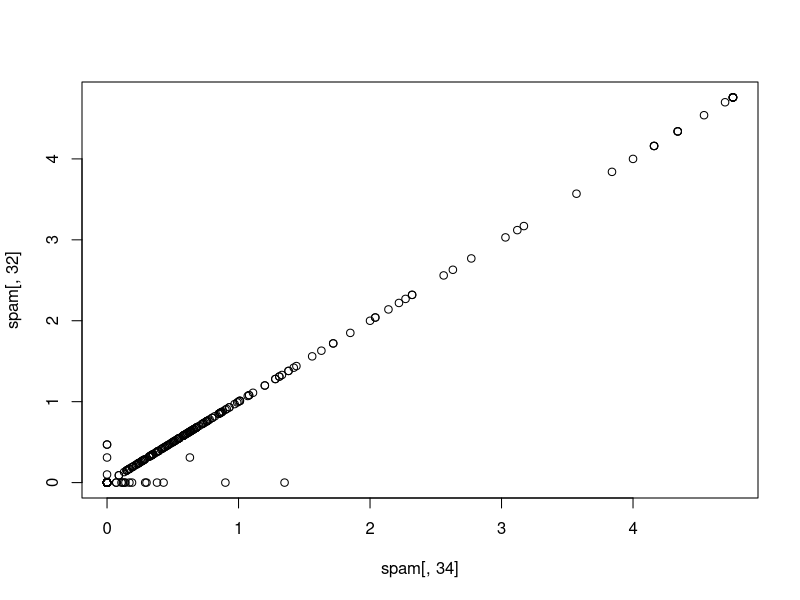
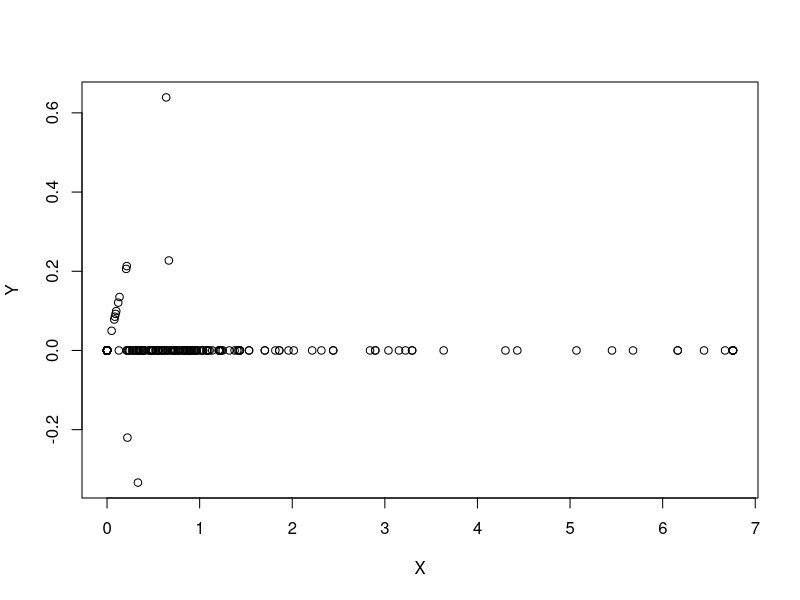
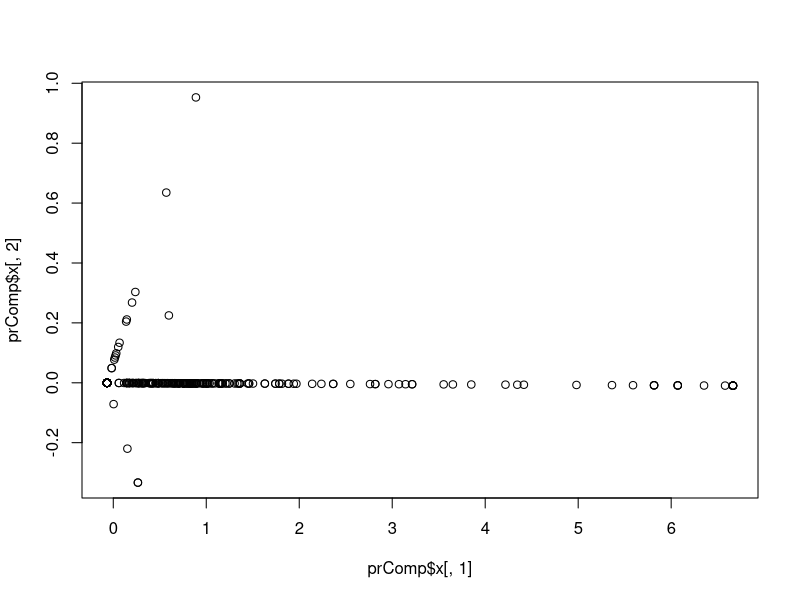
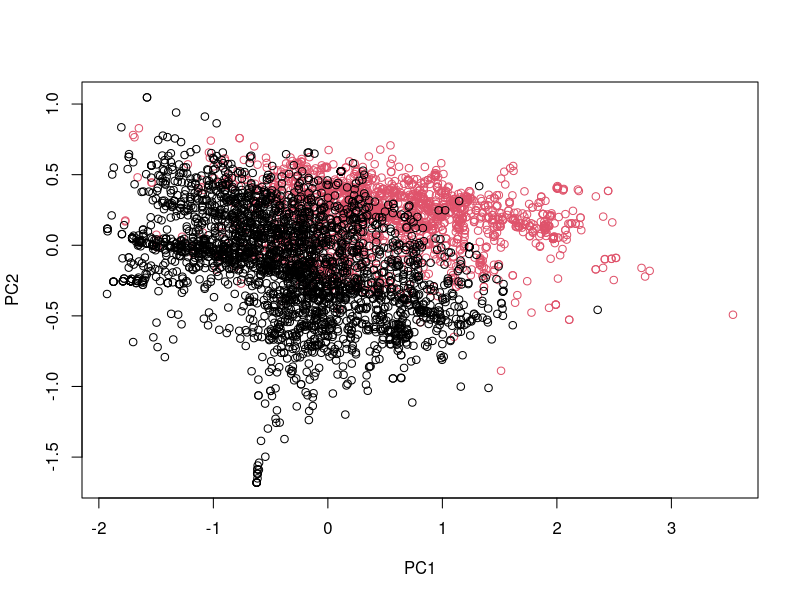
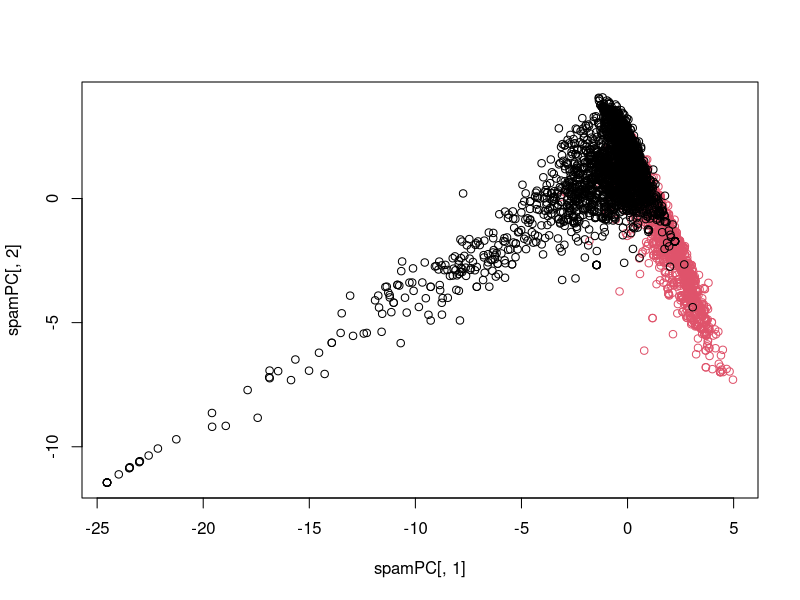

Source code (R) for these figures, in order:
## ---- chunk 1
knitr::opts_chunk$set(echo = TRUE)
## ---- chunk 2
library(caret)
library(kernlab)
data(spam)
## ---- chunk 3
inTrain <- createDataPartition(y = spam$type, p = 0.75, list = FALSE)
training <- spam[inTrain,]
testing <- spam[-inTrain,]

## ---- chunk 4
M <- abs(cor(training[, -58]))
diag(M) <- 0
which(M > 0.8, arr.ind = TRUE)
## ---- chunk 5
names(spam)[c(34, 32)]
## ---- chunk 6
plot(spam[,34], spam[,32])
## ---- chunk 7
X <- 0.71 * training$num415 + 0.71 * training$num857
Y <- 0.71 * training$num415 - 0.71 * training$num857

plot(X, Y)
## ---- chunk 8
smallSpam <- spam[, c(34, 32)]
prComp <- prcomp(smallSpam)
plot(prComp$x[,1], prComp$x[,2])
## ---- chunk 9
prComp$rotation
## ---- chunk 10
typeColor <- ((spam$type == "spam") * 1 + 1)
prComp <- prcomp(log10(spam[, -58] + 1))

plot(prComp$x[,1], prComp$x[,2], col = typeColor, xlab = "PC1", ylab = "PC2")
## ---- chunk 11
preProc <- preProcess(log10(spam[,-58] + 1), method = "pca", pcaComp = 2)
spamPC <- predict(preProc, log10(spam[, -58] + 1))

plot(spamPC[,1], spamPC[,2], col = typeColor)
## ---- chunk 12
preProc <- preProcess(log10(spam[,-58] + 1), method = "pca", pcaComp = 2)
trainPC <- predict(preProc, log10(training[, -58] + 1))
modelFit <- train(type ~ ., method = "glm", preProcess = "pca", data = training)
## ---- chunk 13
confusionMatrix(testing$type, predict(modelFit, testing))
